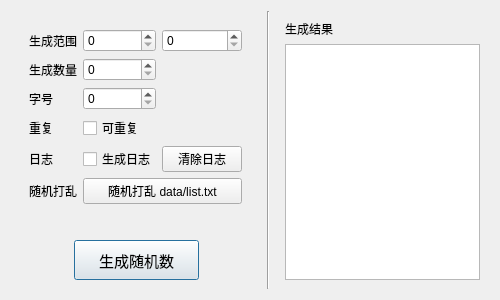
<?xml version="1.0" encoding="UTF-8"?>
<ui version="4.0">
 <class>Widget</class>
 <widget class="QWidget" name="Widget">
  <property name="geometry">
   <rect>
    <x>0</x>
    <y>0</y>
    <width>500</width>
    <height>300</height>
   </rect>
  </property>
  <property name="minimumSize">
   <size>
    <width>500</width>
    <height>300</height>
   </size>
  </property>
  <property name="maximumSize">
   <size>
    <width>500</width>
    <height>300</height>
   </size>
  </property>
  <property name="windowTitle">
   <string>Widget</string>
  </property>
  <layout class="QHBoxLayout" name="horizontalLayout">
   <item>
    <widget class="QWidget" name="widget_2" native="true">
     <property name="minimumSize">
      <size>
       <width>250</width>
       <height>300</height>
      </size>
     </property>
     <property name="maximumSize">
      <size>
       <width>250</width>
       <height>300</height>
      </size>
     </property>
     <layout class="QVBoxLayout" name="verticalLayout">
      <item>
       <widget class="QWidget" name="widget_3" native="true">
        <property name="enabled">
         <bool>true</bool>
        </property>
        <property name="sizePolicy">
         <sizepolicy hsizetype="Fixed" vsizetype="Fixed">
          <horstretch>0</horstretch>
          <verstretch>0</verstretch>
         </sizepolicy>
        </property>
        <layout class="QGridLayout" name="gridLayout">
         <item row="7" column="2">
          <widget class="QPushButton" name="delLog">
           <property name="text">
            <string>清除日志</string>
           </property>
          </widget>
         </item>
         <item row="8" column="1" colspan="2">
          <widget class="QPushButton" name="listBtn">
           <property name="text">
            <string>随机打乱 data/list.txt</string>
           </property>
          </widget>
         </item>
         <item row="0" column="2">
          <widget class="QSpinBox" name="maxBox"/>
         </item>
         <item row="0" column="0">
          <widget class="QLabel" name="label">
           <property name="text">
            <string>生成范围</string>
           </property>
          </widget>
         </item>
         <item row="4" column="1">
          <widget class="QCheckBox" name="isRepeat">
           <property name="text">
            <string>可重复</string>
           </property>
          </widget>
         </item>
         <item row="3" column="1">
          <widget class="QSpinBox" name="setSize"/>
         </item>
         <item row="7" column="0">
          <widget class="QLabel" name="label_7">
           <property name="text">
            <string>日志</string>
           </property>
          </widget>
         </item>
         <item row="2" column="0">
          <widget class="QLabel" name="label_2">
           <property name="text">
            <string>生成数量</string>
           </property>
          </widget>
         </item>
         <item row="8" column="0">
          <widget class="QLabel" name="label_3">
           <property name="text">
            <string>随机打乱</string>
           </property>
          </widget>
         </item>
         <item row="7" column="1">
          <widget class="QCheckBox" name="isLog">
           <property name="text">
            <string>生成日志</string>
           </property>
          </widget>
         </item>
         <item row="3" column="0">
          <widget class="QLabel" name="label_5">
           <property name="text">
            <string>字号</string>
           </property>
          </widget>
         </item>
         <item row="2" column="1">
          <widget class="QSpinBox" name="genNum"/>
         </item>
         <item row="4" column="0">
          <widget class="QLabel" name="label_6">
           <property name="text">
            <string>重复</string>
           </property>
          </widget>
         </item>
         <item row="0" column="1">
          <widget class="QSpinBox" name="minBox"/>
         </item>
        </layout>
       </widget>
      </item>
      <item>
       <widget class="QWidget" name="widget_4" native="true">
        <layout class="QHBoxLayout" name="horizontalLayout_2">
         <item>
          <spacer name="horizontalSpacer">
           <property name="orientation">
            <enum>Qt::Orientation::Horizontal</enum>
           </property>
           <property name="sizeHint" stdset="0">
            <size>
             <width>40</width>
             <height>20</height>
            </size>
           </property>
          </spacer>
         </item>
         <item>
          <widget class="QPushButton" name="startBtn">
           <property name="minimumSize">
            <size>
             <width>125</width>
             <height>0</height>
            </size>
           </property>
           <property name="maximumSize">
            <size>
             <width>200</width>
             <height>40</height>
            </size>
           </property>
           <property name="font">
            <font>
             <pointsize>11</pointsize>
             <bold>false</bold>
            </font>
           </property>
           <property name="text">
            <string>生成随机数</string>
           </property>
           <property name="autoDefault">
            <bool>false</bool>
           </property>
           <property name="default">
            <bool>true</bool>
           </property>
           <property name="flat">
            <bool>false</bool>
           </property>
          </widget>
         </item>
         <item>
          <spacer name="horizontalSpacer_2">
           <property name="orientation">
            <enum>Qt::Orientation::Horizontal</enum>
           </property>
           <property name="sizeHint" stdset="0">
            <size>
             <width>40</width>
             <height>20</height>
            </size>
           </property>
          </spacer>
         </item>
        </layout>
       </widget>
      </item>
     </layout>
    </widget>
   </item>
   <item>
    <widget class="Line" name="line">
     <property name="orientation">
      <enum>Qt::Orientation::Vertical</enum>
     </property>
    </widget>
   </item>
   <item>
    <widget class="QWidget" name="widget" native="true">
     <layout class="QVBoxLayout" name="verticalLayout_2">
      <item>
       <widget class="QLabel" name="label_4">
        <property name="text">
         <string>生成结果</string>
        </property>
       </widget>
      </item>
      <item>
       <widget class="QTextBrowser" name="textBrowser"/>
      </item>
     </layout>
    </widget>
   </item>
  </layout>
 </widget>
 <resources/>
 <connections/>
</ui>
